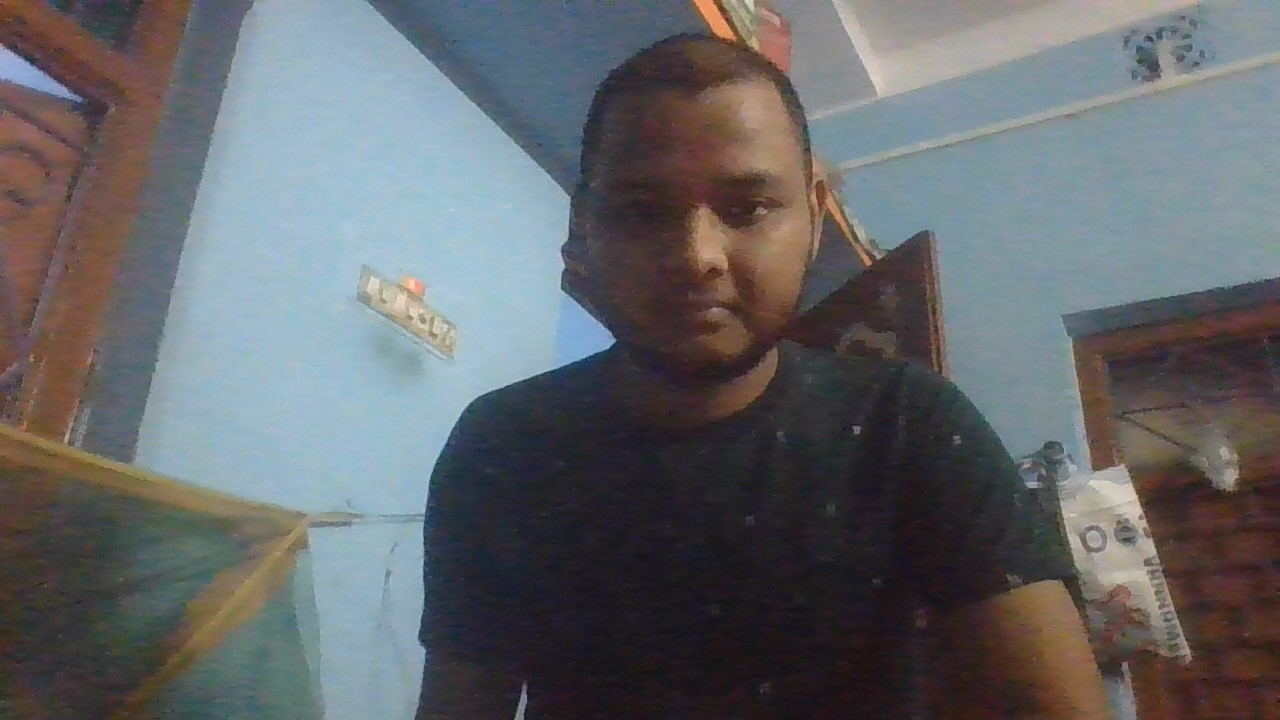
#> input picture img/Bubu/bubu.jpg, 1280 x 720 px, found by its file name
$ python face_detection.py
#> lines starting #> are read from the running program, lines starting #| are printed output that depends on the picture; after the words box and inside, x2 and y2 are one past the last pixel; in counts of white or black regions, pixels touching at a corner belong together; pictures that were not available may be replaced by others from this repository, and a replacement may not be noted
import cv2
import os
from datetime import datetime
import numpy as np
import time

# Load the cascade
face_cascade = cv2.CascadeClassifier(cv2.data.haarcascades + 'haarcascade_frontalface_default.xml')

# Path to the directory containing the subdirectories of images
dir_path = r"C:\Users\mebub_9a7jdi8\Desktop\Face Detection model\img"

# Initialize empty lists to hold the images and labels
images = []
labels = []

# Setting a threshold value
thresholdValue = 127  # This is just an example value
maxVal = 255  # This is just an example value

# For each subdirectory in the directory
for subdir in os.listdir(dir_path):
    # For each file in the subdirectory
    for file in os.listdir(os.path.join(dir_path, subdir)):
        # Load the image in grayscale
        image = cv2.imread(os.path.join(dir_path, subdir, file), 0)
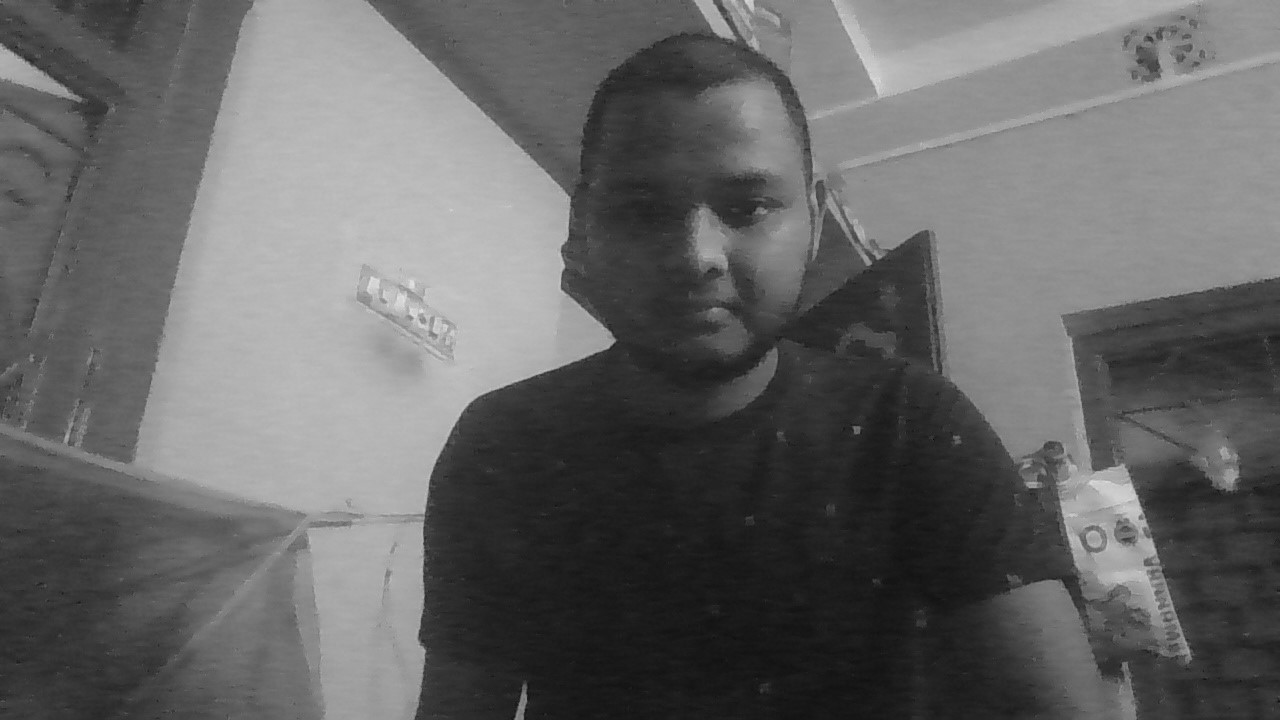
#> image: shape (720, 1280); min 7, max 227, mean 101.7

        # Add the image and label (subdirectory name) to the lists
        images.append(image)
        labels.append(subdir)  # Here 'subdir' is used as label

# Create an LBPH face recognizer
recognizer = cv2.face.LBPHFaceRecognizer_create()

# Train the recognizer on the known faces
recognizer.train(np.array(images), np.array(list(range(len(labels)))))

# Open video capture
cap = cv2.VideoCapture(0)

# Initialize a dictionary to hold start times for detected faces
start_times = {}

# Initialize a dictionary to hold end times for detected faces
end_times = {}

# Initialize a set to hold labels that have been written to file
written_labels = set()

# Open the output text file
with open('output.txt', 'a') as f:
    while True:
        # Read the frame
        _, img = cap.read()
#> img is the input picture: shape (720, 1280, 3); mean B, G, R 105.1, 102.1, 99.9

        # Convert into grayscale
        gray = cv2.cvtColor(img, cv2.COLOR_BGR2GRAY)

        # Set a threshold
        _, thresholded = cv2.threshold(gray, thresholdValue, maxVal, cv2.THRESH_BINARY)
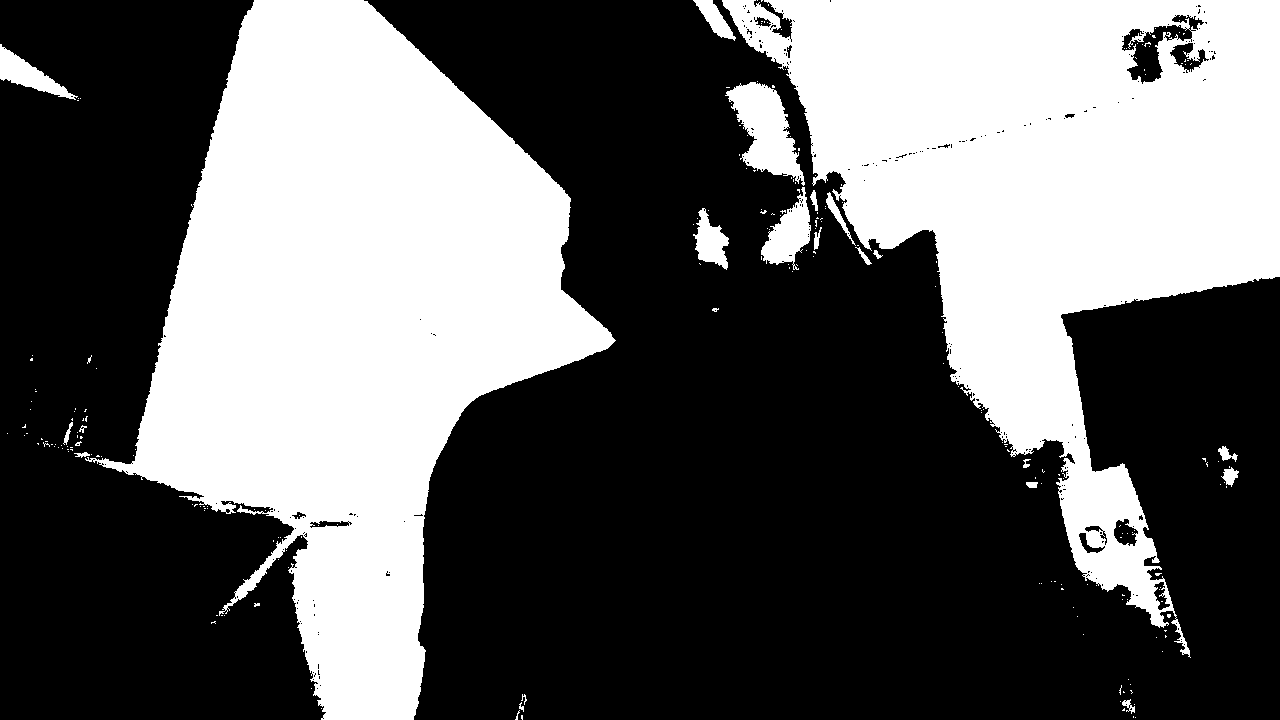
#> thresholded: shape (720, 1280); 38.7% white; 236 white regions (214 under 20 px), largest, box (x1, y1, x2, y2) and area: (85, 0, 616, 720) 187143, (722, 0, 1280, 658) 158119, (725, 82, 805, 186) 4178

        # Detect faces on the thresholded image
        faces = face_cascade.detectMultiScale(thresholded, 1.1, 4)
#> faces = ()

        # Detect faces
        faces = face_cascade.detectMultiScale(gray, 1.1, 4)
#> faces = [[554, 100, 281, 281]]

        # For each detected face
        for (x, y, w, h) in faces:
            # Extract the region of interest
            roi_gray = gray[y:y+h, x:x+w]

            # Predict the ID of the face
            id_, conf = recognizer.predict(roi_gray)

            if labels[id_] not in start_times:
                start_times[labels[id_]] = time.time()
            end_times[labels[id_]] = time.time()  # Update end time whenever this face is detected

            if end_times[labels[id_]] - start_times[labels[id_]] > 15 and labels[id_] not in written_labels:  # If this face has been detected continuously for more than 3 seconds and has not been written to file yet
                f.write(f'{labels[id_]} was present at {datetime.now()}\n')  # Write to file
                written_labels.add(labels[id_])  # Add label to written_labels set
                print(f'{labels[id_]} is detected.')

            # Draw rectangle around the face and put text of the person's name (file name without extension)
            if conf < 40:  # You can adjust this confidence threshold as needed
                cv2.rectangle(img, (x, y), (x+w, y+h), (255, 0, 0), 2)
                cv2.putText(img, labels[id_], (x, y-10), cv2.FONT_HERSHEY_SIMPLEX, 0.9, (255,0,0), 2)
            else:
                cv2.rectangle(img, (x, y), (x+w, y+h), (0, 0, 255), 2)
                cv2.putText(img, "Unknown", (x, y-10), cv2.FONT_HERSHEY_SIMPLEX, 0.9, (0,0,255), 2)
#> this loop made 1 pass
#> (x, y, w, h, id_, conf) on pass 1: (554, 100, 281, 281, 0, 36.78)
#> pass 1, `roi_gray = gray[y:y+h, x:x+w]`:
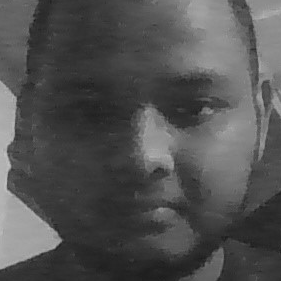
#> roi_gray: shape (281, 281); min 25, max 193, mean 81.1
#> after the loop:
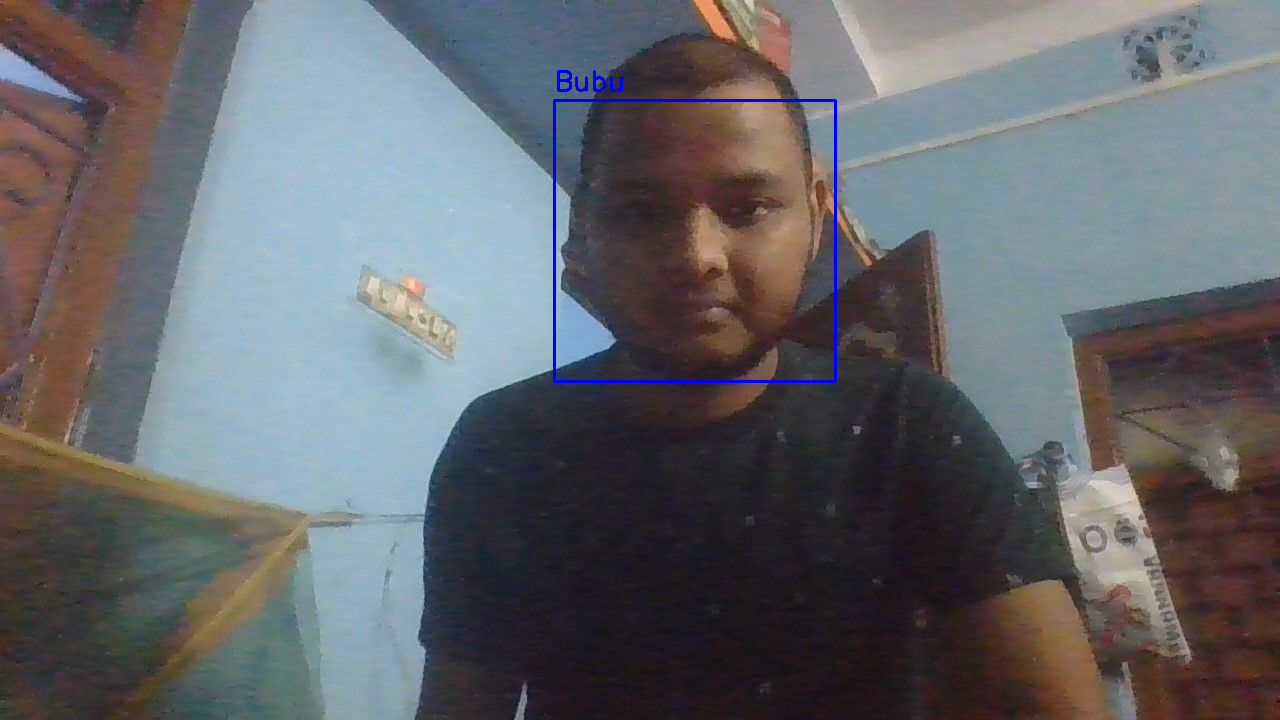
#> img: shape (720, 1280, 3); 0.43% of pixels changed, all inside (x1, y1, x2, y2) = (553, 70, 837, 383)
#> after the loop, end_times = {'Bubu': 1.8e+09}; start_times = {'Bubu': 1.8e+09}; written_labels = 0 items

        # Display the output
        cv2.imshow('img', img)

        # Break if escape key is pressed
        k = cv2.waitKey(30) & 0xff
#> (key Esc is pressed here)
        if k==27:
            break

# Release the VideoCapture object
cap.release()
